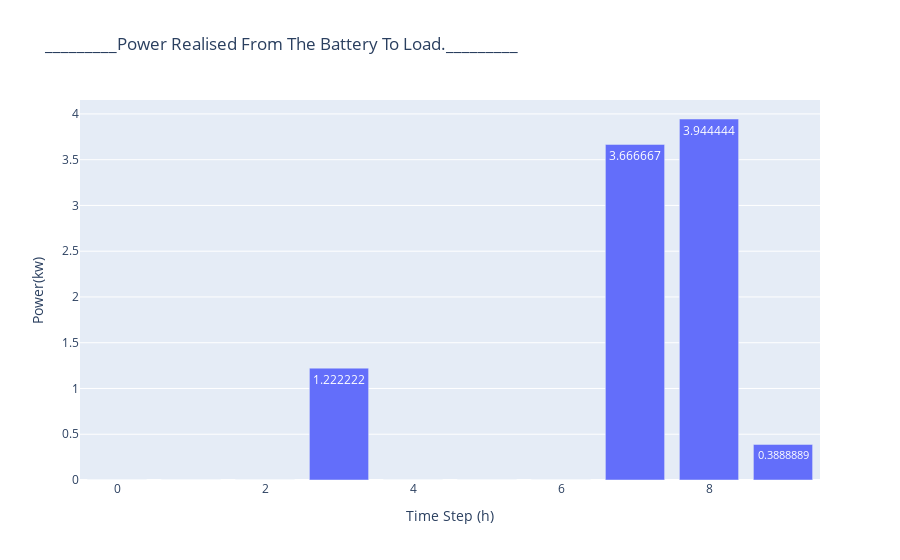

Write notebook code for a chart like this one.
### Markdown cell above
### Realised power from battery to load.

### Code cell
P_from_bss_dframe = {
             "Power from the battery to load.": P_from_bss_list,
             'Scale' : P_from_bss_list}

P_From_df = pd.DataFrame(P_from_bss_dframe)

fig = px.bar(P_From_df, x = V_steps,
             y = P_from_bss_list,
             title = '_________Power Realised From The Battery To Load._________',
             labels = dict(x = "Time Step (h)", y = "Power(kw)"), text_auto = True)
#Image(fig.to_image(format='png', width=1500, height=350, scale=3), embed=True)
fig.show()

### Figure 1 — Plotly figure (JSON) as saved in the notebook; plotly's stock layout.template omitted (floating-point values rounded to 4 significant figures)
{"data": [{"alignmentgroup": "True", "hovertemplate": "Time Step (h)=%{x}<br>Power(kw)=%{y}<extra></extra>", "legendgroup": "", "marker": {"color": "#636efa", "pattern": {"shape": ""}}, "name": "", "offsetgroup": "", "orientation": "v", "showlegend": false, "textposition": "auto", "texttemplate": "%{y}", "type": "bar", "x": [0, 1, 2, 3, 4, 5, 6, 7, 8, 9], "xaxis": "x", "y": [0, 0, 0, 1.222, 0, 0, 0, 3.667, 3.944, 0.3889], "yaxis": "y"}], "layout": {"barmode": "relative", "legend": {"tracegroupgap": 0}, "title": {"text": "_________Power Realised From The Battery To Load._________"}, "xaxis": {"anchor": "y", "domain": [0, 1], "title": {"text": "Time Step (h)"}}, "yaxis": {"anchor": "x", "domain": [0, 1], "title": {"text": "Power(kw)"}}}}
